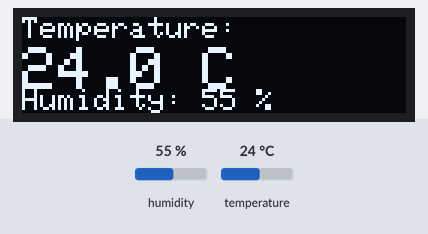
Recording of a sketch running on a simulated Arduino Uno, built with avr-gcc and run on an emulated ATmega328P. Parts: 128×32 one-colour display. The test bench sets the inputs (shaded band); at power-on: humidity 55 %, temperature 24 °C. What the sketch prints to the serial monitor is not drawn.

Above: at 3.2 s.
3.3 s: humidity set to 22 %
At 5.1 s:
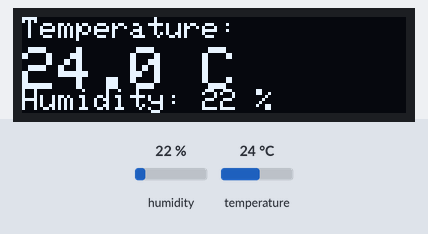
6.0 s: temperature set to 12 °C
At 7.6 s:
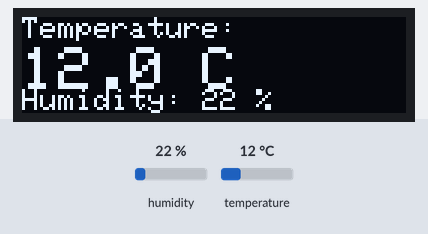
8.7 s: humidity set to 40 %
At 11.5 s:
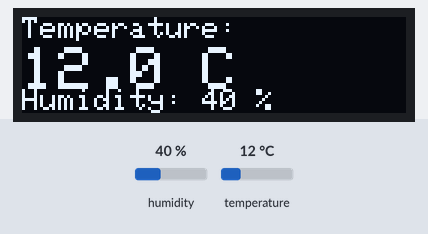
11.8 s: temperature set to 19 °C
At 12.8 s:
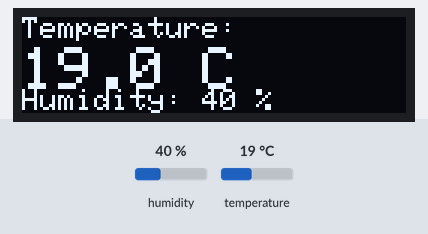
Timing chart, 0 to 14.8 s (numbered marks = the images above; inputs shaded):
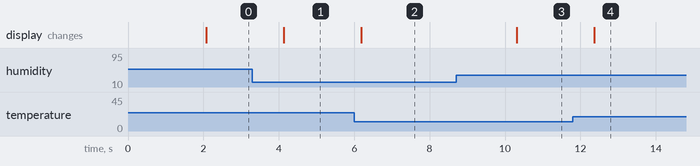

Measured:
- after the input at 3.3 s, the display: changes after 0.83 s (image 1)
- after the input at 6.0 s, the display: changes after 0.19 s (image 2)
- after the input at 8.7 s, the display: changes after 1.6 s (image 3)
- after the input at 11.8 s, the display: changes after 0.57 s (image 4)

The sketch:

Temperature-Humidity-Monitor-Code.ino
```cpp
#include <SPI.h>
#include <Adafruit_GFX.h>
#include <Adafruit_SSD1306.h>
#include <Adafruit_Sensor.h>
#include <DHT.h>

#define SCREEN_WIDTH 128
#define SCREEN_HEIGHT 32

#define OLED_DC 9
#define OLED_CS 10
#define OLED_RESET 8

Adafruit_SSD1306 display(SCREEN_WIDTH, SCREEN_HEIGHT, &SPI, OLED_DC, OLED_RESET, OLED_CS);

#define DHTPIN 4
#define DHTTYPE DHT11
DHT dht(DHTPIN, DHTTYPE);

void setup(){
  Serial.begin(115200);

  dht.begin();

  if(!display.begin(SSD1306_SWITCHCAPVCC)){
    Serial.println(F("SSD1306 allocation failed"));
    for(;;);
  }

  delay(2000);
  display.clearDisplay();
  display.setTextColor(SSD1306_WHITE);
}

void loop(){
  float t = dht.readTemperature();
  float h = dht.readHumidity();

  if(isnan(t)||isnan(h)){
    Serial.println(F("Failed to read from DHT sensor!"));
    delay(1000);
    return;
  }

  Serial.print(F("Temp: "));
  Serial.print(t);
  Serial.print(F(" °C Humidity: "));
  Serial.print(h);
  Serial.println(F(" %"));

  display.clearDisplay();

  display.setTextSize(1);
  display.setCursor(0,0);
  display.print(F("Temperature: "));

  display.setTextSize(2);
  display.setCursor(0,10);
  display.print(t,1);
  display.print(F(" C"));

  display.setTextSize(1);
  display.setCursor(0,24);
  display.print(F("Humidity: "));
  display.print(h,0);
  display.print(F(" %"));

  display.display();

  delay(1000);
}
```
